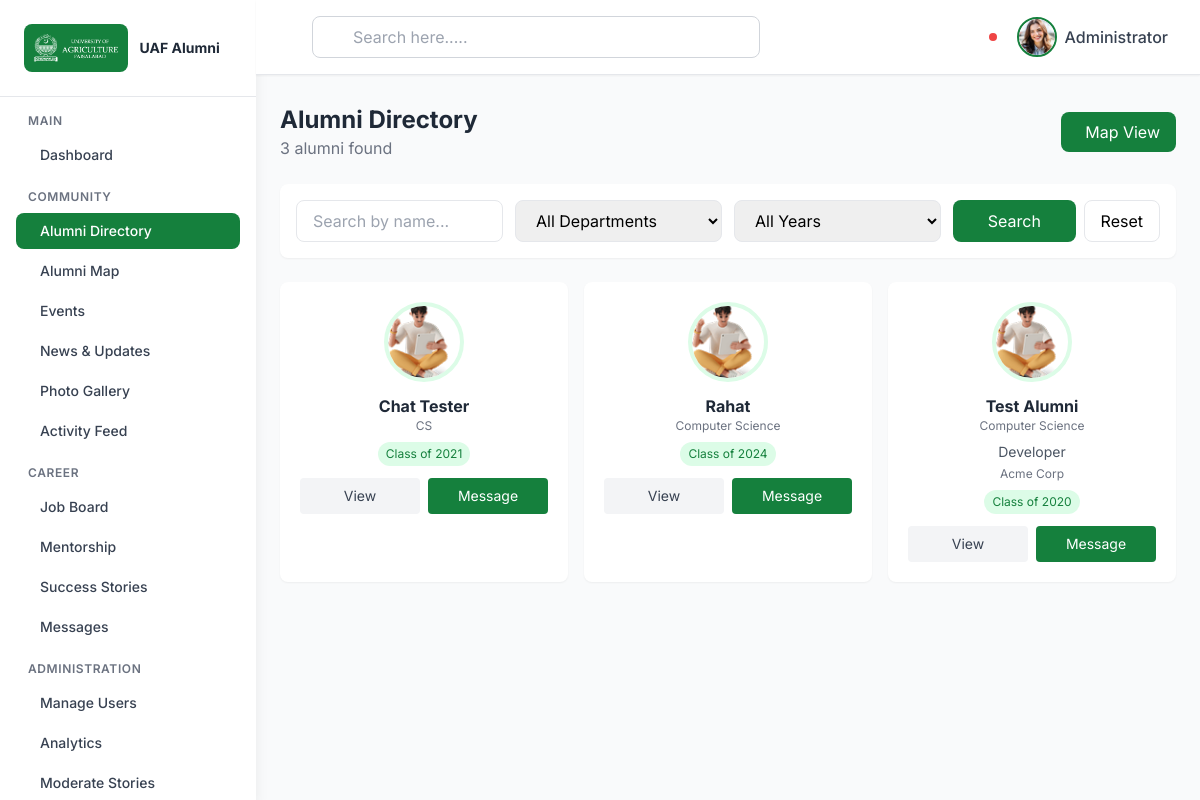
/admin/index.php?action=directory (signed in), run on the app's committed database.
### tables this page shows
CREATE TABLE `alumni` (
  `alumni_id` int(11) NOT NULL,
  `user_id` int(11) NOT NULL,
  `name` varchar(255) NOT NULL,
  `phone` varchar(20) DEFAULT NULL,
  `graduation_year` int(4) DEFAULT NULL,
  `department` varchar(100) DEFAULT NULL,
  `degree` varchar(100) DEFAULT NULL,
  `current_job` varchar(255) DEFAULT NULL,
  `company` varchar(255) DEFAULT NULL,
  `address` text DEFAULT NULL,
  `profile_picture` varchar(255) DEFAULT NULL,
  `bio` text DEFAULT NULL,
  `achievements` text DEFAULT NULL,
  `skills` text DEFAULT NULL,
  `updated_at` datetime DEFAULT NULL ON UPDATE current_timestamp(),
  `latitude` decimal(10,7) DEFAULT NULL,
  `longitude` decimal(10,7) DEFAULT NULL,
  `geocoded_address` varchar(500) DEFAULT NULL
);

### admin/controllers/DirectoryController.php (called while the page is built, shortened)
<?php
require_once __DIR__ . '/../includes/helpers.php';
require_once __DIR__ . '/../models/Alumni.php';
class DirectoryController {
    public function index() {
        $alumniModel = new Alumni();
        $filters = [
            'name' => trim($_GET['name'] ?? ''),
            'department' => trim($_GET['department'] ?? ''),
            'graduation_year' => trim($_GET['graduation_year'] ?? ''),
        ];
        $alumni = $alumniModel->getAll($filters);
        require __DIR__ . '/../views/directory/index.php';
    }
}

### admin/models/Alumni.php (called while the page is built, shortened)
<?php
require_once __DIR__ . '/../config/database.php';
class Alumni {
    private $conn;
    private $table = 'alumni';
    public function __construct() {
        $database = new Database();
        $this->conn = $database->getConnection();
    }
    public function getAll($filters = []) {
        $query = "SELECT a.*, u.email
                  FROM " . $this->table . " a
                  INNER JOIN users u ON a.user_id = u.user_id
                  WHERE u.status = 'active'";
        $params = [];
        $query .= " ORDER BY a.name ASC";
        $stmt = $this->conn->prepare($query);
        $stmt->execute();
        return $stmt->fetchAll();
    }
}

### admin/config/database.php (called while the page is built, shortened)
<?php
class Database {
    private $host = 'localhost';
    private $db_name = 'alumni_portal';
    private $username = 'root';
    private $password = '';
    public function getConnection() {
        $this->conn = null;
        try {
            $this->conn = new PDO(
                "mysql:host=" . $this->host . ";dbname=" . $this->db_name . ";charset=utf8mb4",
                $this->username,
                $this->password,
                [
                    PDO::ATTR_ERRMODE => PDO::ERRMODE_EXCEPTION,
                    PDO::ATTR_DEFAULT_FETCH_MODE => PDO::FETCH_ASSOC,
                    PDO::ATTR_EMULATE_PREPARES => false
                ]
            );
        } catch(PDOException $exception) {
            error_log("Connection error: " . $exception->getMessage());
        }
        return $this->conn;
    }
}

### admin/includes/helpers.php (called while the page is built, shortened)
<?php
function e($str) {
    return htmlspecialchars($str ?? '', ENT_QUOTES, 'UTF-8');
}

### admin/views/directory/index.php (the view, shortened to what this page needs)
<!DOCTYPE html>
<html lang="en">
<?php include __DIR__ . '/../shared/head.php'; ?>
<body class="bg-gray-50">
<?php include __DIR__ . '/../shared/sidebar.php'; ?>
<?php include __DIR__ . '/../shared/header.php'; ?>
<main class="lg:ml-64 pt-20 min-h-screen">
    <div class="p-6">
        <div class="flex items-center justify-between mb-6">
            <div>
                <h1 class="text-2xl font-bold text-gray-800">Alumni Directory</h1>
                <p class="text-gray-500"><?= count($alumni) ?> alumni found</p>
            </div>
            <a href="index.php?action=directory_map" class="bg-green-700 text-white px-4 py-2 rounded-lg hover:bg-green-800 flex items-center space-x-2">
                <i class="ri-map-pin-line"></i><span>Map View</span>
            </a>
        </div>
        <form method="GET" class="bg-white rounded-lg shadow-sm p-4 mb-6">
            <div class="grid grid-cols-1 md:grid-cols-4 gap-3">
                <input type="text" name="name" value="<?= e($filters['name']) ?>" placeholder="Search by name..." class="px-4 py-2 border rounded-lg focus:ring-2 focus:ring-green-500 outline-none">
                <select name="department" class="px-4 py-2 border rounded-lg focus:ring-2 focus:ring-green-500 outline-none">
                    <option value="">All Departments</option>
                </select>
                <select name="graduation_year" class="px-4 py-2 border rounded-lg focus:ring-2 focus:ring-green-500 outline-none">
                    <option value="">All Years</option>
                </select>
                <div class="flex space-x-2">
                    <button type="submit" class="flex-1 bg-green-700 text-white px-4 py-2 rounded-lg hover:bg-green-800">Search</button>
                    <a href="index.php?action=directory" class="px-4 py-2 border rounded-lg hover:bg-gray-100">Reset</a>
                </div>
            </div>
        </form>
        <div class="grid grid-cols-1 sm:grid-cols-2 lg:grid-cols-3 xl:grid-cols-4 gap-4">
            <?php foreach ($alumni as $a): ?>
                <div class="bg-white rounded-lg shadow-sm hover:shadow-md transition p-5">
                    <div class="flex flex-col items-center text-center">
                        <?php $pic = !empty($a['profile_picture']) ? $a['profile_picture'] : 'assets/images/avatar-with-laptop.png'; ?>
                        <img src="<?= e($pic) ?>" class="w-20 h-20 rounded-full object-cover border-4 border-green-100 mb-3" alt="<?= e($a['name']) ?>">
                        <h3 class="font-bold text-gray-800"><?= e($a['name']) ?></h3>
                        <p class="text-xs text-gray-500 mb-2"><?= e($a['department'] ?: 'Department N/A') ?></p>
                        <?php if ($a['current_job']): ?>
                            <p class="text-sm text-gray-600 mb-1"><i class="ri-briefcase-line"></i> <?= e($a['current_job']) ?></p>
                        <?php endif; ?>
                        <?php if ($a['company']): ?>
                            <p class="text-xs text-gray-500 mb-2"><?= e($a['company']) ?></p>
                        <?php endif; ?>
                        <?php if ($a['graduation_year']): ?>
                            <span class="inline-block bg-green-100 text-green-700 text-xs px-2 py-1 rounded-full mb-3">Class of <?= e($a['graduation_year']) ?></span>
                        <?php endif; ?>
                        <div class="flex space-x-2 w-full">
                            <a href="index.php?action=directory_profile&id=<?= $a['user_id'] ?>" class="flex-1 bg-gray-100 text-gray-700 text-sm py-2 rounded hover:bg-gray-200">View</a>
                            <?php if ($a['user_id'] != $_SESSION['user_id']): ?>
                                <a href="index.php?action=conversation&with=<?= $a['user_id'] ?>" class="flex-1 bg-green-700 text-white text-sm py-2 rounded hover:bg-green-800">Message</a>
                            <?php endif; ?>
                        </div>
                    </div>
                </div>
            <?php endforeach; ?>
        </div>
    </div>
</main>
</body>
</html>

### data on the page
alumni: name "Chat Tester", department "CS", graduation_year "2021"
alumni: name "Rahat", department "Computer Science", graduation_year "2024"
alumni: name "Test Alumni", department "Computer Science", current_job "Developer", company "Acme Corp", graduation_year "2020"

### other printed values
$_SESSION['name'] "Administrator"
count($alumni) "3"
